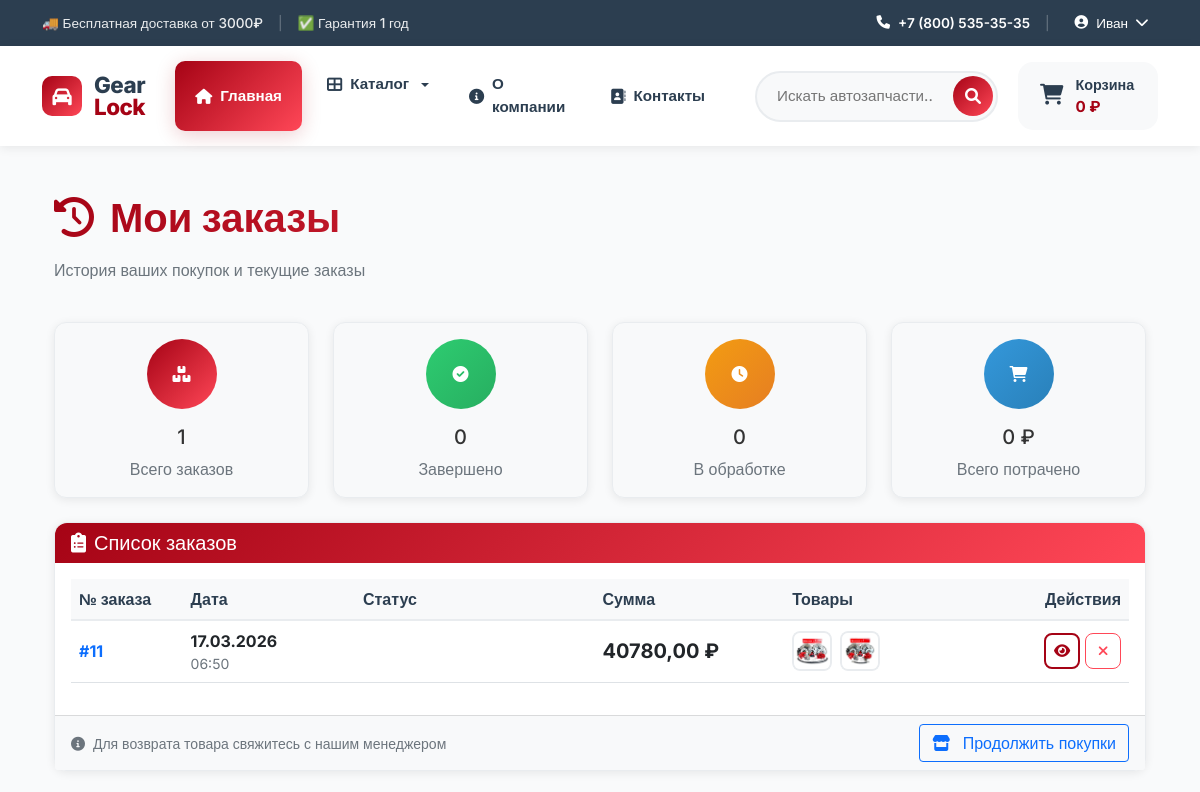
/orders/ (signed in, upper part), run on an earlier commit of the app's database.
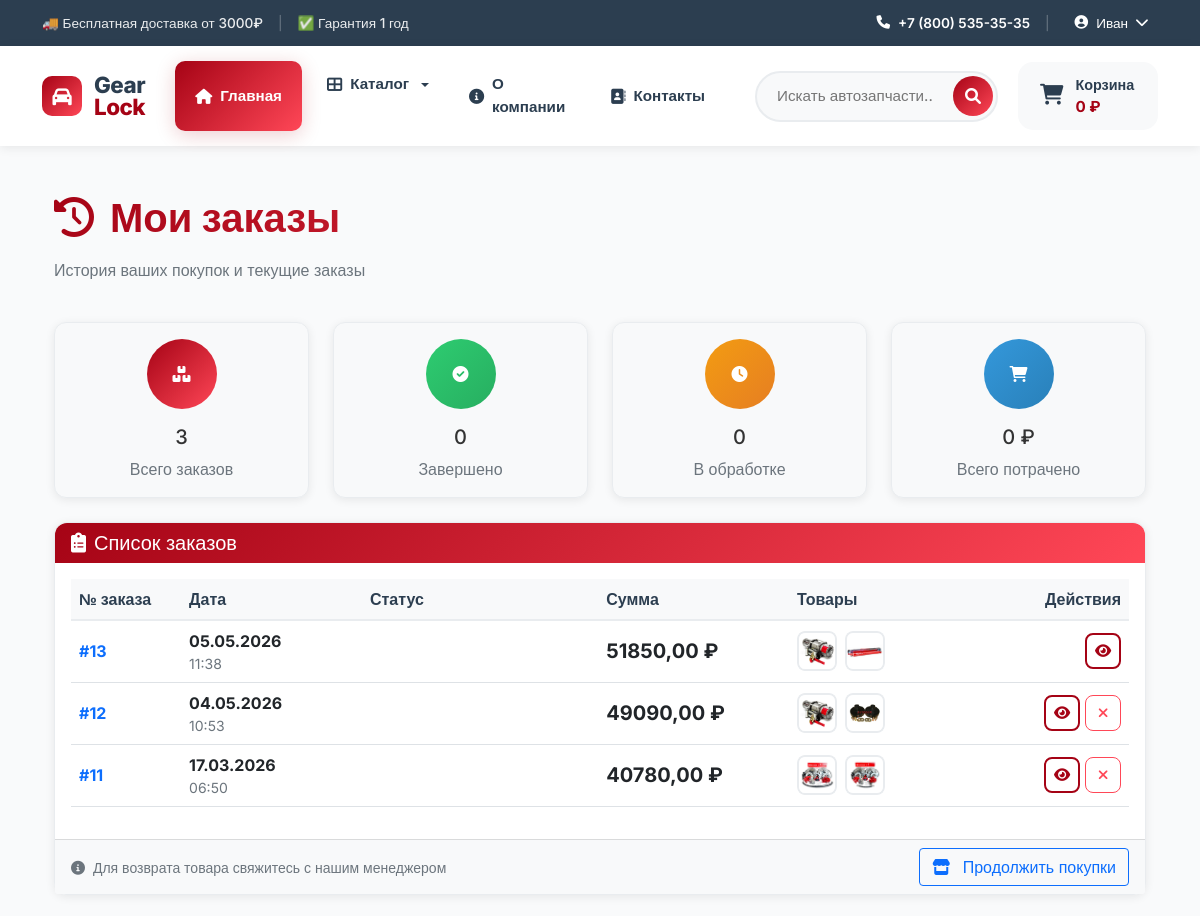
And on a later commit of the database.
### orders/models.py (models this page shows, shortened)
class Order(models.Model):
    STATUS_CHOICES = [
        ('new', 'Новый'),
        ('processing', 'В обработке'),
        ('shipped', 'Отправлен'),
        ('delivered', 'Доставлен'),
        ('cancelled', 'Отменен'),
    ]
    PAYMENT_CHOICES = [
        ('card', 'Карта онлайн'),
        ('cash', 'Наличные при получении'),
        ('bank', 'Банковский перевод'),
    ]
    user = models.ForeignKey(settings.AUTH_USER_MODEL,
                           on_delete=models.CASCADE,
                           related_name='orders', null=True, blank=True)
    email = models.EmailField('Email')
    phone = models.CharField('Телефон', max_length=20)
    first_name = models.CharField('Имя', max_length=100)
    last_name = models.CharField('Фамилия', max_length=100)
    address = models.TextField('Адрес доставки')
    city = models.CharField('Город', max_length=100)
    postal_code = models.CharField('Почтовый индекс', max_length=20)
    status = models.CharField('Статус', max_length=20,
                            choices=STATUS_CHOICES, default='new')
    payment_method = models.CharField('Способ оплаты', max_length=20,
                                    choices=PAYMENT_CHOICES)
    total_price = models.DecimalField('Общая сумма', max_digits=10,
                                    decimal_places=2)
    notes = models.TextField('Примечания', blank=True)
    created_at = models.DateTimeField('Дата создания', auto_now_add=True)
    updated_at = models.DateTimeField('Дата обновления', auto_now=True)
    class Meta:
        verbose_name = 'Заказ'
        verbose_name_plural = 'Заказы'
        ordering = ['-created_at']
    @property
    def get_status_display_class(self):
        status_classes = {
            'new': 'badge badge-primary',
            'processing': 'badge badge-info',
            'shipped': 'badge badge-warning',
            'delivered': 'badge badge-success',
            'cancelled': 'badge badge-danger',
        }
        return status_classes.get(self.status, 'badge badge-secondary')

class OrderItem(models.Model):
    order = models.ForeignKey(Order, on_delete=models.CASCADE,
                            related_name='items')
    product = models.ForeignKey(Product, on_delete=models.PROTECT)
    price = models.DecimalField('Цена', max_digits=10, decimal_places=2)
    quantity = models.PositiveIntegerField('Количество', default=1)
    class Meta:
        verbose_name = 'Товар в заказе'
        verbose_name_plural = 'Товары в заказе'

### catalog/models.py (models this page shows, shortened)
class Product(models.Model):
    AVAILABILITY_CHOICES = [
        ('in_stock', 'В наличии'),
        ('limited', 'Мало'),
        ('out_of_stock', 'Нет в наличии'),
        ('preorder', 'Под заказ'),
    ]
    name = models.CharField('Название', max_length=200)
    slug = models.SlugField('URL', max_length=200, unique=True, blank=True)  # Добавили blank=True
    category = models.ForeignKey(Category, on_delete=models.CASCADE,
                               related_name='products')
    brand = models.ForeignKey(Brand, on_delete=models.CASCADE,
                            related_name='products', null=True, blank=True)
    sku = models.CharField('Артикул', max_length=50, unique=True)
    price = models.DecimalField('Цена', max_digits=10, decimal_places=2)
    old_price = models.DecimalField('Старая цена', max_digits=10,
                                   decimal_places=2, null=True, blank=True)
    description = models.TextField('Описание')
    features = models.TextField('Характеристики', blank=True)
    availability = models.CharField('Наличие', max_length=20,
                                  choices=AVAILABILITY_CHOICES, default='in_stock')
    quantity = models.IntegerField('Количество', default=0)
    is_active = models.BooleanField('Активный', default=True)
    is_new = models.BooleanField('Новинка', default=False)
    is_sale = models.BooleanField('Распродажа', default=False)
    is_featured = models.BooleanField('Рекомендуемый', default=False)
    created_at = models.DateTimeField('Дата создания', auto_now_add=True)
    updated_at = models.DateTimeField('Дата обновления', auto_now=True)
    class Meta:
        verbose_name = 'Товар'
        verbose_name_plural = 'Товары'
        ordering = ['-created_at']
    @property
    def main_image(self):
        image = self.images.filter(is_main=True).first()
        if image:
            return image.image
        return None

class ProductImage(models.Model):
    product = models.ForeignKey(Product, on_delete=models.CASCADE,
                              related_name='images')
    image = models.ImageField('Изображение', upload_to='products/')
    is_main = models.BooleanField('Основное', default=False)
    order = models.IntegerField('Порядок', default=0)
    class Meta:
        verbose_name = 'Изображение товара'
        verbose_name_plural = 'Изображения товаров'
        ordering = ['is_main', 'order']

### orders/views.py (the view)
# urls.py: path('', views.order_list, name='order_list'),
@login_required
def order_list(request):
    orders = Order.objects.filter(user=request.user).order_by('-created_at')
    return render(request, 'orders/order_list.html', {'orders': orders})

### cart/cart.py (called while the page is built)
    def get_total_price(self):
        return sum(
            float(item['price']) * item['quantity']
            for item in self.cart.values()
        )

    def __len__(self):
        return sum(item['quantity'] for item in self.cart.values())

### cart/context_processors.py (called while the page is built)
def cart(request):
    return {'cart': Cart(request)}

### catalog/context_processors.py (called while the page is built)
def categories(request):
    main_categories = Category.objects.filter(
        parent__isnull=True
    ).exclude(
        slug=''
    ).exclude(
        slug__isnull=True
    ).prefetch_related('children').order_by('order', 'name')
    return {
        'categories': main_categories,
        'all_categories': Category.objects.exclude(slug='').exclude(slug__isnull=True)
    }

### templates/orders/order_list.html (shortened to what the changed rows need)
{% extends 'base.html' %}
{% block content %}
<div class="container mt-4 animate-on-scroll">
    <div class="row mb-4">
        <div class="col-12">
            <h1 class="fw-bold gradient-text mb-3">
                <i class="fas fa-history me-3"></i>Мои заказы
            </h1>
        </div>
    </div>
    {% if orders %}
    <div class="row mb-4">
        <div class="col-md-3">
            <div class="card bg-light shadow-hover">
                <div class="card-body text-center">
                    <div class="icon-lg bg-primary-gradient text-white rounded-circle mx-auto mb-3">
                        <i class="fas fa-boxes"></i>
                    </div>
                    <h5>{{ orders|length }}</h5>
                    <p class="text-muted mb-0">Всего заказов</p>
                </div>
            </div>
        </div>
        <div class="col-md-3">
            <div class="card bg-light shadow-hover">
                <div class="card-body text-center">
                    <div class="icon-lg bg-success-gradient text-white rounded-circle mx-auto mb-3">
                        <i class="fas fa-check-circle"></i>
                    </div>
                    <h5>{{ completed_orders|default:"0" }}</h5>
                    <p class="text-muted mb-0">Завершено</p>
                </div>
            </div>
        </div>
        <div class="col-md-3">
            <div class="card bg-light shadow-hover">
                <div class="card-body text-center">
                    <div class="icon-lg bg-warning-gradient text-white rounded-circle mx-auto mb-3">
                        <i class="fas fa-clock"></i>
                    </div>
                    <h5>{{ active_orders|default:"0" }}</h5>
                    <p class="text-muted mb-0">В обработке</p>
                </div>
            </div>
        </div>
        <div class="col-md-3">
            <div class="card bg-light shadow-hover">
                <div class="card-body text-center">
                    <div class="icon-lg bg-info-gradient text-white rounded-circle mx-auto mb-3">
                        <i class="fas fa-shopping-cart"></i>
                    </div>
                    <h5>{{ total_spent|default:"0" }} ₽</h5>
                    <p class="text-muted mb-0">Всего потрачено</p>
                </div>
            </div>
        </div>
    </div>
    <div class="card shadow-hover">
        <div class="card-header bg-primary-gradient text-white d-flex justify-content-between align-items-center">
            <h5 class="mb-0">
                <i class="fas fa-clipboard-list me-2"></i>Список заказов
            </h5>
        </div>
        <div class="card-body">
            <div class="table-responsive">
                <table class="table table-hover" id="ordersTable">
                    <thead class="table-light">
                        <tr>
                            <th>№ заказа</th>
                            <th>Дата</th>
                            <th>Статус</th>
                            <th>Сумма</th>
                            <th>Товары</th>
                            <th class="text-end">Действия</th>
                        </tr>
                    </thead>
                    <tbody>
                        {% for order in orders %}
                        <tr class="hover-row">
                            <td>
                                <strong class="text-primary">#{{ order.id }}</strong>
                            </td>
                            <td>
                                <div class="d-flex flex-column">
                                    <span class="fw-bold">{{ order.created_at|date:"d.m.Y" }}</span>
                                    <small class="text-muted">{{ order.created_at|date:"H:i" }}</small>
                                </div>
                            </td>
                            <td>
                                <span class="badge {{ order.get_status_display_class }} px-3 py-2">
                                    <i class="fas
                                        {% if order.status == 'completed' %}fa-check-circle
                                        {% elif order.status == 'processing' %}fa-spinner
                                        {% elif order.status == 'shipped' %}fa-truck
                                        {% elif order.status == 'cancelled' %}fa-times-circle
                                        {% else %}fa-clock{% endif %} me-1">
                                    </i>
                                </span>
                            </td>
                            <td>
                                <span class="fw-bold fs-5">{{ order.total_price }} ₽</span>
                            </td>
                            <td>
                                <div class="d-flex align-items-center">
                                    {% for item in order.items.all|slice:":3" %}
                                    {% if item.product.main_image %}
                                    <div class="product-thumbnail me-2" title="{{ item.product.name }}">
                                        <img src="{{ item.product.main_image.url }}"
                                             alt="{{ item.product.name }}"
                                             class="table-img">
                                    </div>
                                    {% endif %}
                                    {% endfor %}
                                </div>
                            </td>
                            <td class="text-end">
                                <div class="action-buttons">
                                    <a href="{% url 'orders:order_detail' order.id %}"
                                       class="btn btn-sm btn-outline-primary"
                                       title="Подробнее">
                                        <i class="fas fa-eye"></i>
                                    </a>
                                    {% if order.status == 'new' or order.status == 'processing' %}
                                    <button class="btn btn-sm btn-outline-danger"
                                            onclick="confirmCancel('{{ order.id }}')"
                                            title="Отменить заказ">
                                        <i class="fas fa-times"></i>
                                    </button>
                                    {% endif %}
                                </div>
                            </td>
                        </tr>
                        {% endfor %}
                    </tbody>
                </table>
            </div>
        </div>
        <div class="card-footer bg-light">
            <div class="row align-items-center">
                <div class="col-md-6">
                    <small class="text-muted">
                        <i class="fas fa-info-circle me-1"></i>
                        Для возврата товара свяжитесь с нашим менеджером
                    </small>
                </div>
                <div class="col-md-6 text-end">
                    <a href="{% url 'catalog:product_list' %}" class="btn btn-outline-primary">
                        <i class="fas fa-store me-2"></i> Продолжить покупки
                    </a>
                </div>
            </div>
        </div>
    </div>
    {% endif %}
</div>
{% endblock %}

What changed in the data, as far as the page shows it:
added Order: id "13", created_at "05.05.2026", created_at "11:38", total_price "51850,00"
added OrderItem: product.main_image (picture), shown under "13"
added OrderItem: product.main_image (picture), shown under "13"
added Order: id "12", created_at "04.05.2026", created_at "10:53", total_price "49090,00"
added OrderItem: product.main_image (picture), shown under "12"
added OrderItem: product.main_image (picture), shown under "12"
Also different on the page:
{{ orders|length }}: "1" → "3"
